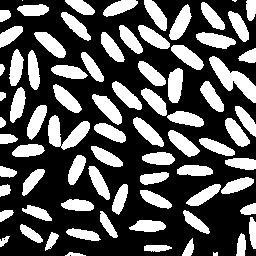
#> input picture basic-3/1.jpg, 256 x 256 px, found by its file name
$ python basic_morph.py
#> lines starting #> are read from the running program, lines starting #| are printed output that depends on the picture
import cv2
import numpy as np
import matplotlib.pyplot as plt

# Read image
I = cv2.imread("basic-3/1.jpg")
#> I is the input picture: shape (256, 256, 3); min 0, max 255, mean 88.5

# Display original image
plt.figure(figsize=(12, 8))

# Original image
plt.subplot(2, 3, 1)
plt.imshow(cv2.cvtColor(I, cv2.COLOR_BGR2RGB))
plt.title("Original Image")

# Dilation
SE_dilate = cv2.getStructuringElement(cv2.MORPH_ELLIPSE, (11, 11))
I_dilate = cv2.dilate(I, SE_dilate, iterations=1)
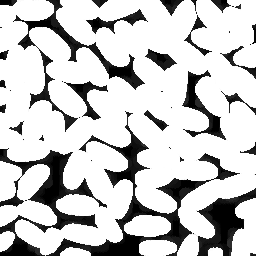
#> I_dilate: shape (256, 256, 3); min 0, max 255, mean 201
plt.subplot(2, 3, 2)
plt.imshow(cv2.cvtColor(I_dilate, cv2.COLOR_BGR2RGB))
plt.title("Dilated Image")

# Erosion
SE_erode = cv2.getStructuringElement(cv2.MORPH_ELLIPSE, (11, 11))
I_erode = cv2.erode(I, SE_erode, iterations=1)
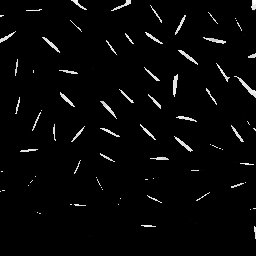
#> I_erode: shape (256, 256, 3); min 0, max 255, mean 6.7
plt.subplot(2, 3, 3)
plt.imshow(cv2.cvtColor(I_erode, cv2.COLOR_BGR2RGB))
plt.title("Eroded Image")

# Opening
I_open = cv2.morphologyEx(I, cv2.MORPH_OPEN, SE_dilate)
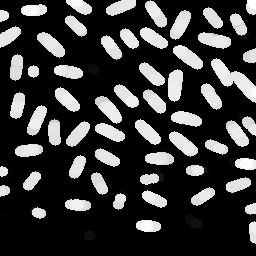
#> I_open: shape (256, 256, 3); min 0, max 255, mean 57.9
plt.subplot(2, 3, 4)
plt.imshow(cv2.cvtColor(I_open, cv2.COLOR_BGR2RGB))
plt.title("Opened Image")

# Closing
I_close = cv2.morphologyEx(I, cv2.MORPH_CLOSE, SE_erode)
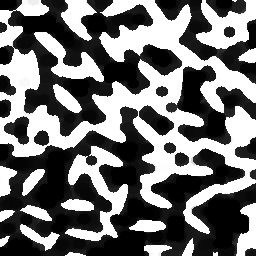
#> I_close: shape (256, 256, 3); min 0, max 255, mean 113.7
plt.subplot(2, 3, 5)
plt.imshow(cv2.cvtColor(I_close, cv2.COLOR_BGR2RGB))
plt.title("Closed Image")

plt.tight_layout()
plt.show()

$ run again, with basic-3/2.png saved as basic-3/1.jpg
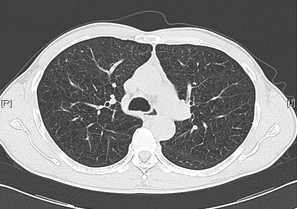
#> input picture basic-3/2.png, 297 x 209 px, found by its file name
#> I is the input picture: shape (209, 297, 3); min 21, max 255, mean 126.7
#> `I_dilate = cv2.dilate(I, SE_dilate, iterations=1)`:
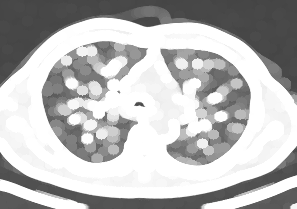
#> I_dilate: shape (209, 297, 3); min 68, max 255, mean 184.8
#> `I_close = cv2.morphologyEx(I, cv2.MORPH_CLOSE, SE_erode)`:
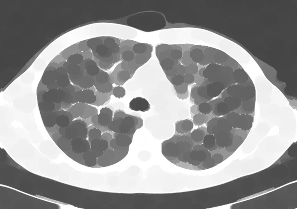
#> I_close: shape (209, 297, 3); min 68, max 255, mean 147.7
